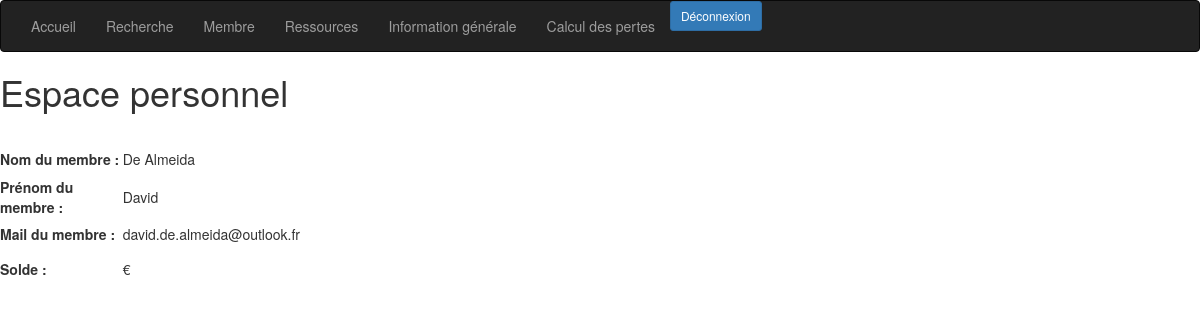
Screenshot of /Controleur/EspacePerso.php (signed in) with the database file from the repository.
### tables this page shows
CREATE TABLE `utilisateur` (
  `ID_UTILISATEUR` int(5) NOT NULL,
  `IDENTIFIANT` varchar(20) NOT NULL,
  `NOM` varchar(30) NOT NULL,
  `PRENOM` varchar(30) NOT NULL,
  `MAIL` varchar(50) NOT NULL,
  `MDP` varchar(64) NOT NULL,
  `TYPE_USER` varchar(1) NOT NULL,
  `SOLDE` float DEFAULT NULL,
  `DEFAILLANT` tinyint(1) DEFAULT NULL
);

### Modele/FonctionEspacePerso.php (called while the page is built)
<?php
  function GetMembre($idM)
  {
    include('../Constante/ConnexionBDD.php');
    $req = "SELECT * FROM utilisateur WHERE IDENTIFIANT='".$idM."'";
    $result = $mysqli->query($req);
    return $result;
  }
?>

### Vue/VueEspacePerso.php (the view)
<h1>Espace personnel</h1><br />
<table border="0" width=25%>
	<?php
	$resultat = mysqli_fetch_array($InfoM);
  		echo "<tr>";
			echo "<td height='35'><b>Nom du membre : </b></td>";
			echo "<td height='35'>".$resultat['NOM']."</td>";
		echo "</tr>";
		echo "<tr>";
			echo "<td height='35'><b>Prénom du membre : </b></td>";
	  		echo "<td height='35'>".$resultat['PRENOM']."</td>";
		echo "</tr>";
		echo "<tr>";
			echo "<td height='35'><b>Mail du membre : </b></td>";
	  		echo "<td height='35'>".$resultat['MAIL']."</td>";
		echo "</tr>";
		echo "<tr>";
			echo "<td height='35'><b>Solde : </b></td>";
	  		echo "<td height='35'>".$resultat['SOLDE']." €</td>";
  		echo "</tr>";
  ?>
</table>

### rows the page displays
utilisateur: NOM "De Almeida", PRENOM "David", MAIL "david.de.almeida@outlook.fr"
